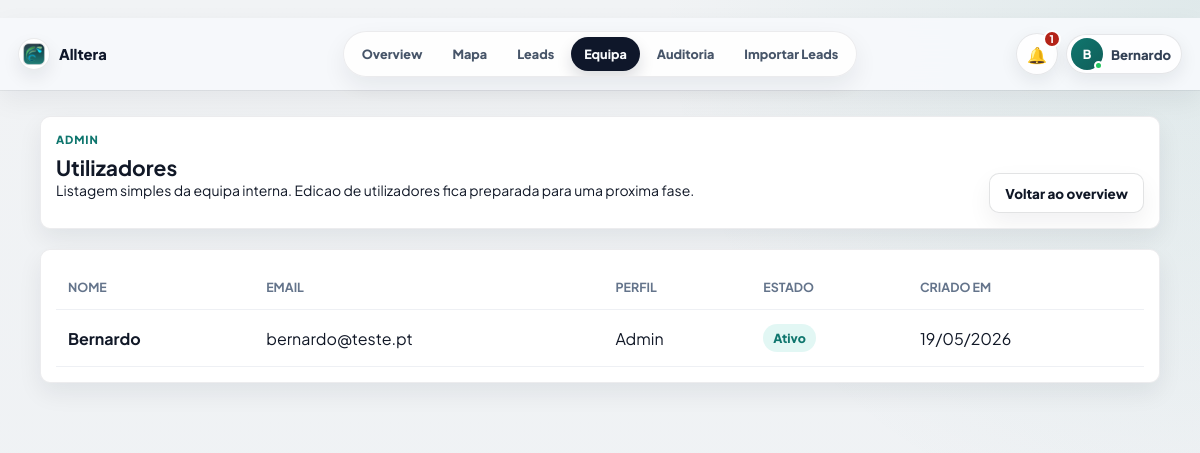
/admin/users (signed in), run on an earlier commit of the app's database.
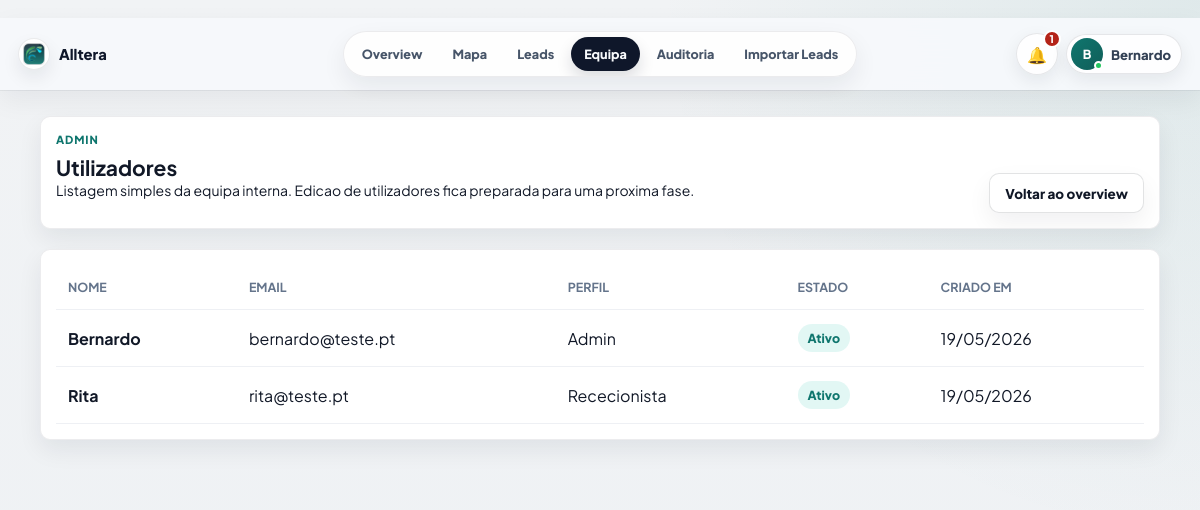
And on a later commit of the database.
### PlataformaApoioDecisaoComercial/models.py (models this page shows, shortened)
class User(UserMixin, db.Model):
    __tablename__ = "users"
    id = db.Column(db.Integer, primary_key=True)
    nome = db.Column(db.String(120), nullable=False)
    email = db.Column(db.String(160), nullable=False, unique=True, index=True)
    password_hash = db.Column(db.String(255), nullable=False)
    role = db.Column(db.String(40), nullable=False, default="comercial")
    ativo = db.Column(db.Boolean, nullable=False, default=True)
    created_at = db.Column(db.DateTime, default=datetime.utcnow)
    @property
    def is_active(self):
        return bool(self.ativo)
    historico = db.relationship("HistoricoLead", back_populates="user", lazy="dynamic")
    assigned_leads = db.relationship("Lead", back_populates="assigned_to", lazy="dynamic")

### PlataformaApoioDecisaoComercial/app.py (the view)
    @app.route("/admin/users")
    @login_required
    @admin_required
    def admin_users():
        users = User.query.order_by(User.ativo.desc(), User.role.asc(), User.nome.asc()).all()
        return render_template("admin_users.html", users=users)

### PlataformaApoioDecisaoComercial/app.py (called while the page is built)
def role_required(*roles):
    def decorator(view):
        @wraps(view)
        def wrapped_view(*args, **kwargs):
            if not current_user.is_authenticated:
                return login_manager.unauthorized()
            if current_user.role not in roles:
                abort(403)
            return view(*args, **kwargs)
        return wrapped_view
    return decorator

def normalize_lookup(value):
    text = str(value or "").strip().lower()
    text = unicodedata.normalize("NFKD", text)
    return "".join(char for char in text if not unicodedata.combining(char))

def clean_text(value):
    return re.sub(r"\s+", " ", str(value or "").strip())

def parse_time_value(value):
    value = clean_text(value)
    if not value:
        return None
    match = re.fullmatch(r"([01]?\d|2[0-3]):([0-5]\d)(?::[0-5]\d)?", value)
    if not match:
        return None
    return f"{int(match.group(1)):02d}:{match.group(2)}"

def scheduled_time_label(lead):
    return parse_time_value(getattr(lead, "hora_reuniao", None)) or ""

### PlataformaApoioDecisaoComercial/templates/admin_users.html (shortened to what this page needs)
{% extends "base.html" %}
{% block content %}
<main class="page-shell admin-users-page">
    <section class="panel users-header">
        <div>
            <p class="eyebrow">Admin</p>
            <h1>Utilizadores</h1>
            <p>Listagem simples da equipa interna. Edicao de utilizadores fica preparada para uma proxima fase.</p>
        </div>
        <a class="button secondary" href="{{ url_for('admin_overview') }}">Voltar ao overview</a>
    </section>
    <section class="panel">
        <table class="users-table">
            <thead>
                <tr>
                    <th>Nome</th>
                    <th>Email</th>
                    <th>Perfil</th>
                    <th>Estado</th>
                    <th>Criado em</th>
                </tr>
            </thead>
            <tbody>
                {% for user in users %}
                <tr>
                    <td><strong>{{ user.nome }}</strong></td>
                    <td>{{ user.email }}</td>
                    <td>{{ "Rececionista" if user.role == "comercial" else "Admin" }}</td>
                    <td>
                        <span class="status-pill {% if not user.ativo %}status-pill--off{% endif %}">
                            {{ "Ativo" if user.ativo else "Inativo" }}
                        </span>
                    </td>
                    <td>{{ user.created_at.strftime("%d/%m/%Y") if user.created_at else "-" }}</td>
                </tr>
                {% else %}
                <tr>
                    <td colspan="5">Ainda nao existem utilizadores.</td>
                </tr>
                {% endfor %}
            </tbody>
        </table>
    </section>
</main>
{% endblock %}

### PlataformaApoioDecisaoComercial/templates/base.html (shortened to what this page needs)
﻿<!doctype html>
<html lang="pt">
<head>
    <link rel="stylesheet" href="https://unpkg.com/leaflet@1.9.4/dist/leaflet.css">
    <link rel="stylesheet" href="{{ url_for('static', filename='css/styles.css') }}">
</head>
<body>
    <div class="app-shell">
        <header class="topbar topbar--minimal" id="appTopbar" aria-label="Barra superior">
            <a class="topnav-brand" href="{{ url_for('admin_overview') if current_user.is_authenticated and current_user.role == 'admin' else (url_for('mapa_leads') if current_user.is_authenticated else url_for('login')) }}" aria-label="Alltera">
                <span class="topnav-brand__logo" aria-hidden="true">
                    <img src="{{ url_for('static', filename='favicon-main.png') }}" alt="">
                </span>
                <span>Alltera</span>
            </a>
            {% if current_user.is_authenticated %}
            <nav class="topnav-pill" aria-label="Navegação principal">
                {% if current_user.role == "admin" %}
                <a href="{{ url_for('admin_overview') }}" {% if request.endpoint == 'admin_overview' %}aria-current="page"{% endif %}>Overview</a>
                <a href="{{ url_for('mapa_leads') }}" {% if request.endpoint == 'mapa_leads' %}aria-current="page"{% endif %}>Mapa</a>
                <a href="{{ url_for('todas_leads') }}" {% if request.endpoint == 'todas_leads' %}aria-current="page"{% endif %}>Leads</a>
                <a href="{{ url_for('admin_users') }}" {% if request.endpoint == 'admin_users' %}aria-current="page"{% endif %}>Equipa</a>
                <a href="{{ url_for('historico') }}" {% if request.endpoint == 'historico' %}aria-current="page"{% endif %}>Auditoria</a>
                <a href="{{ url_for('importar_leads') }}" {% if request.endpoint == 'importar_leads' %}aria-current="page"{% endif %}>Importar Leads</a>
                {% endif %}
            </nav>
            {% endif %}
            <div class="topbar__actions">
                {% if current_user.is_authenticated %}
                {% set display_name = current_user.nome or current_user.email %}
                {% set first_name = display_name.split()[0] %}
                <div class="notifications-menu" id="notificationsMenu">
                    <button class="notifications-trigger" id="notificationsButton" type="button" aria-haspopup="menu" aria-expanded="false" aria-controls="notificationsDropdown" title="Notificações operacionais">
                        <span aria-hidden="true">🔔</span>
                        {% if operational_notifications.count > 0 %}
                        <strong>{{ operational_notifications.count }}</strong>
                        {% endif %}
                    </button>
                </div>
                <div class="profile-menu" id="profileMenu">
                    <button class="profile-trigger" id="profileMenuButton" type="button" aria-haspopup="menu" aria-expanded="false" aria-controls="profileDropdown">
                        <span class="profile-avatar" aria-hidden="true">{{ display_name[:1]|upper }}<i></i></span>
                        <span class="profile-trigger__name">{{ first_name }}</span>
                    </button>
                </div>
                {% endif %}
            </div>
        </header>
        <div class="app-shell__content">
            {% block content %}{% endblock %}
        </div>
    </div>
    {% if current_user.is_authenticated %}
    <aside class="command-palette" id="commandPalette" aria-hidden="true">
    </aside>
    <aside class="global-lead-drawer" id="globalLeadDrawer" aria-hidden="true">
    </aside>
    {% endif %}
</body>
</html>

What changed in the data, as far as the page shows it:
added User: nome "Rita", email "rita@teste.pt", role "Rececionista", ativo "Ativo", created_at "19/05/2026"
